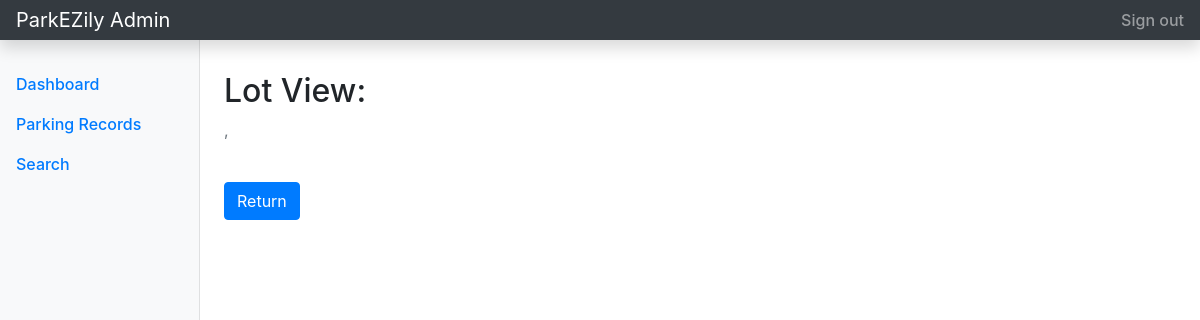
The page /admin/lot/inspect/6 (signed in) on the database as committed earlier.
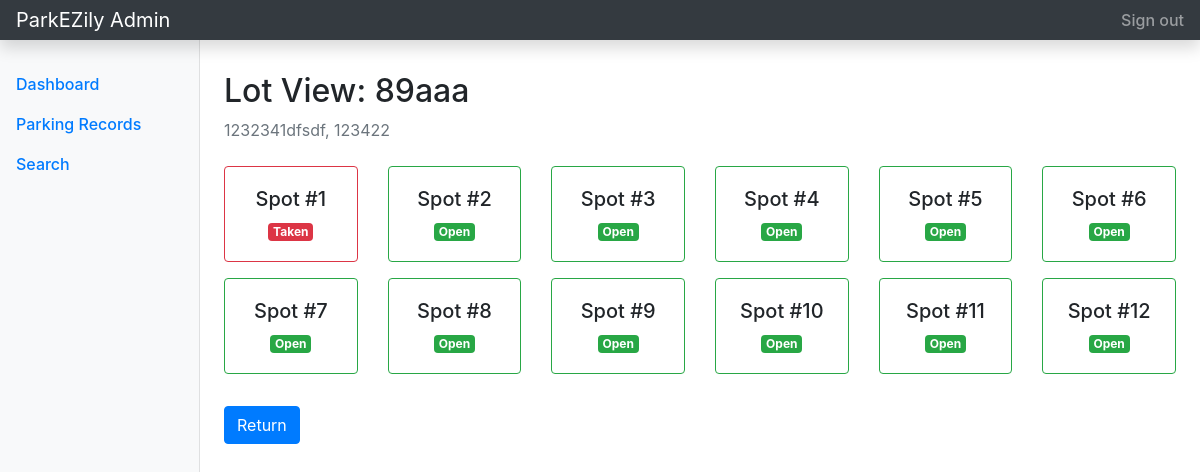
The same page on the database as committed later.
### tables this page shows
CREATE TABLE parking_lot (
        id INTEGER PRIMARY KEY AUTOINCREMENT,
        location_name TEXT NOT NULL,
        address TEXT NOT NULL,
        price_per_hour REAL NOT NULL,
        pin_code TEXT NOT NULL,
        max_spots INTEGER NOT NULL,
        status TEXT NOT NULL DEFAULT 'active'
    );

CREATE TABLE parking_spot (
        id INTEGER PRIMARY KEY AUTOINCREMENT,
        lot_id INTEGER NOT NULL,
        status TEXT NOT NULL CHECK(status IN ('A', 'O')),
        FOREIGN KEY (lot_id) REFERENCES parking_lot(id) ON DELETE CASCADE
    );

### controllers/admin.py (the view)
@adm_bp.route('/admin/lot/inspect/<int:lot_id>')
@login_req
def inspect_lot(lot_id):
    db = get_db()
    lot = db.execute('SELECT * FROM parking_lot WHERE id = ?', (lot_id,)).fetchone()
    spots = db.execute('SELECT * FROM parking_spot WHERE lot_id = ?', (lot_id,)).fetchall()
    db.close()
    return render_template('admin/view_lot.html', lot=lot, spots=spots)

### controllers/admin.py (called while the page is built)
def get_db():
    db = sqlite3.connect(DB_FILE)
    db.row_factory = sqlite3.Row
    return db

def login_req(f):
    @wraps(f)
    def wrapper(*args, **kwargs):
        if 'user_role' not in session or session['user_role'] != 'admin':
            flash('Admin access is required.', 'danger')
            return redirect(url_for('auth.login'))
        return f(*args, **kwargs)
    return wrapper

### templates/admin/view_lot.html (shortened to what this page needs)
{% extends 'admin/admin_base.html' %}
{% block admin_main %}
<h1 class="h2">Lot View: {{ lot.location_name }}</h1>
<p class="text-muted">{{ lot.address }}, {{ lot.pin_code }}</p>
<div class="row mt-4">
    {% for spot in spots %}
    <div class="col-md-2 mb-3">
        <div class="card text-center {% if spot.status == 'O' %}border-danger{% else %}border-success{% endif %}">
            <div class="card-body">
                <h5 class="card-title">Spot #{{ loop.index }}</h5>
                <p class="card-text">
                    {% if spot.status == 'O' %}
                    <span class="badge badge-danger">Taken</span>
                    {% else %}
                    <span class="badge badge-success">Open</span>
                    {% endif %}
                </p>
            </div>
        </div>
    </div>
    {% endfor %}
</div>
<a href="{{ url_for('admin.dashboard') }}" class="btn btn-primary mt-3">Return</a>
{% endblock %}

### templates/admin/admin_base.html (shortened to what this page needs)
<html>
<head>
    <link href="https://stackpath.bootstrapcdn.com/bootstrap/4.5.2/css/bootstrap.min.css" rel="stylesheet">
</head>
<body>
    <nav class="navbar navbar-dark sticky-top bg-dark flex-md-nowrap p-0 shadow">
        <a class="navbar-brand col-md-3 col-lg-2 mr-0 px-3" href="#">ParkEZily Admin</a>
        <ul class="navbar-nav px-3">
            <li class="nav-item text-nowrap">
                <a class="nav-link" href="{{ url_for('auth.logout') }}">Sign out</a>
            </li>
        </ul>
    </nav>
    <div class="container-fluid">
        <div class="row">
            <nav id="sidebarMenu" class="col-md-3 col-lg-2 d-md-block bg-light sidebar collapse">
                <div class="sidebar-sticky pt-3">
                    <ul class="nav flex-column">
                        <li class="nav-item">
                            <a class="nav-link" href="{{ url_for('admin.dashboard') }}">Dashboard</a>
                        </li>
                        <li class="nav-item">
                            <a class="nav-link" href="{{ url_for('admin.records') }}">Parking Records</a>
                        </li>
                        <li class="nav-item">
                            <a class="nav-link" href="{{ url_for('admin.search') }}">Search</a>
                        </li>
                    </ul>
                </div>
            </nav>
            <main role="main" class="col-md-9 ml-sm-auto col-lg-10 px-md-4">
                {% block admin_main %}{% endblock %}
            </main>
        </div>
    </div>
</body>
</html>

### templates/admin/admin_base.html (style rules this page uses)
.sidebar { position: fixed; top: 0; bottom: 0; left: 0; z-index: 100; padding: 48px 0 0; box-shadow: inset -1px 0 0 rgba(0, 0, 0, .1); }
.sidebar-sticky { position: relative; top: 0; height: calc(100vh - 48px); padding-top: .5rem; overflow-x: hidden; overflow-y: auto; }
.nav-link { font-weight: 500; }
main { padding-top: 2rem; }

Rows that differ between the two databases and show on the page:
added parking_lot: location_name "89aaa", address "1232341dfsdf", pin_code "123422"
added parking_spot: status "Taken"
added parking_spot: status "Open"
added parking_spot: status "Open"
added parking_spot: status "Open"
added parking_spot: status "Open"
added parking_spot: status "Open"
added parking_spot: status "Open"
added parking_spot: status "Open"
added parking_spot: status "Open"
added parking_spot: status "Open"
added parking_spot: status "Open"
added parking_spot: status "Open"
